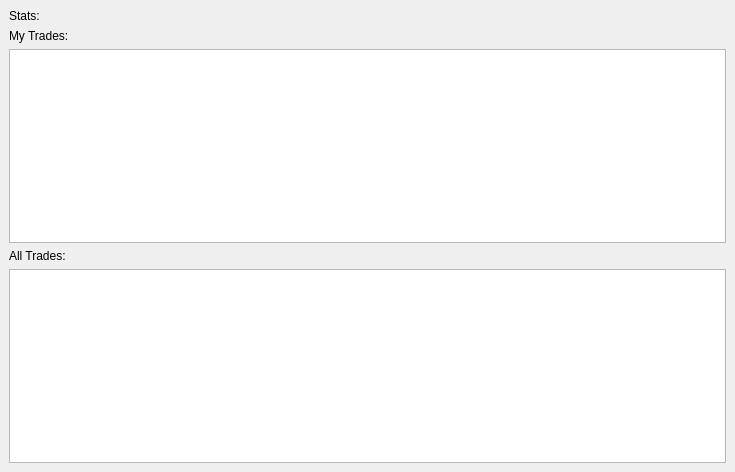
<?xml version="1.0" encoding="UTF-8"?>
<ui version="4.0">
 <class>TradingEvaluatorWidget</class>
 <widget class="QDockWidget" name="TradingEvaluatorWidget">
  <property name="geometry">
   <rect>
    <x>0</x>
    <y>0</y>
    <width>735</width>
    <height>472</height>
   </rect>
  </property>
  <property name="windowTitle">
   <string>Evaluator</string>
  </property>
  <widget class="QWidget" name="dockWidgetContents">
   <layout class="QVBoxLayout" name="verticalLayout">
    <item>
     <widget class="QLabel" name="stats_label">
      <property name="text">
       <string>Stats:</string>
      </property>
     </widget>
    </item>
    <item>
     <widget class="QLabel" name="my_trades_label">
      <property name="text">
       <string>My Trades:</string>
      </property>
     </widget>
    </item>
    <item>
     <widget class="QTableView" name="my_trades"/>
    </item>
    <item>
     <widget class="QLabel" name="all_trades_label">
      <property name="text">
       <string>All Trades:</string>
      </property>
     </widget>
    </item>
    <item>
     <widget class="QTableView" name="all_trades">
      <property name="sizePolicy">
       <sizepolicy hsizetype="Expanding" vsizetype="Expanding">
        <horstretch>0</horstretch>
        <verstretch>0</verstretch>
       </sizepolicy>
      </property>
      <property name="minimumSize">
       <size>
        <width>711</width>
        <height>0</height>
       </size>
      </property>
     </widget>
    </item>
   </layout>
  </widget>
 </widget>
 <resources/>
 <connections/>
</ui>
